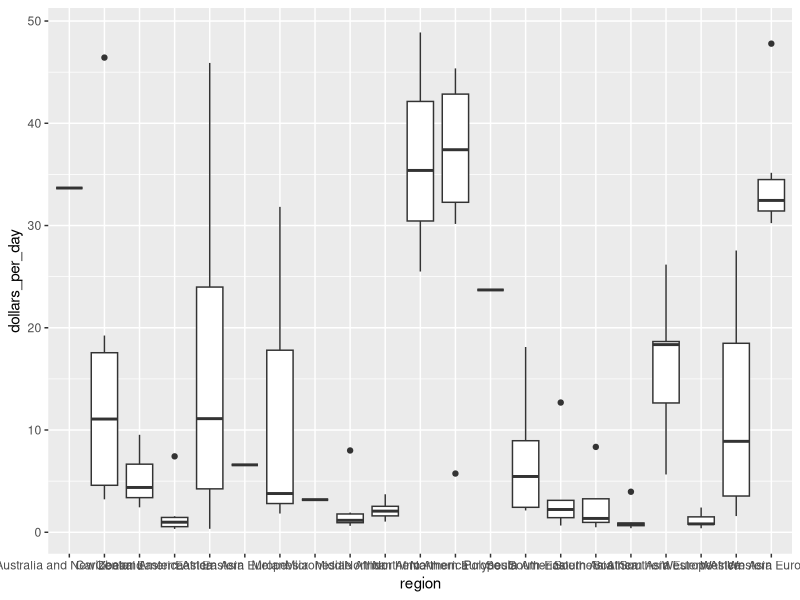
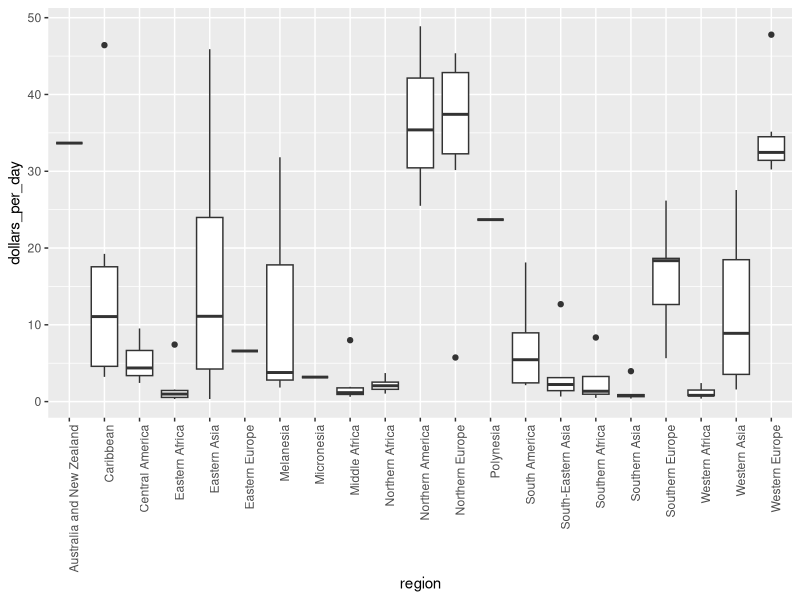

Reproduce these figures in R, in order.
library(tidyverse)
library(dslabs)
data(gapminder)
# add dollars per day variable
gapminder <- gapminder %>%
  mutate(dollars_per_day = gdp/population/365)

# number of regions
length(levels(gapminder$region))

# boxplot of GDP by region in 1970
past_year <- 1970
p <- gapminder %>%
  filter(year == past_year & !is.na(gdp)) %>%
  ggplot(aes(region, dollars_per_day))
p + geom_boxplot()

# rotate names on x-axis
p + geom_boxplot() +
  theme(axis.text.x = element_text(angle = 90, hjust = 1))
